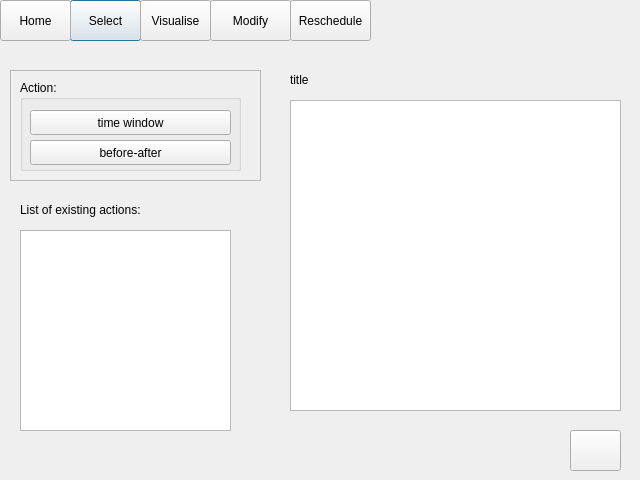
<?xml version="1.0" encoding="UTF-8"?>
<ui version="4.0">
 <class>RescheduleAction</class>
 <widget class="QDialog" name="RescheduleAction">
  <property name="geometry">
   <rect>
    <x>0</x>
    <y>0</y>
    <width>640</width>
    <height>480</height>
   </rect>
  </property>
  <property name="windowTitle">
   <string>Dialog</string>
  </property>
  <widget class="QPushButton" name="selectButton">
   <property name="geometry">
    <rect>
     <x>70</x>
     <y>0</y>
     <width>71</width>
     <height>41</height>
    </rect>
   </property>
   <property name="text">
    <string>Select</string>
   </property>
  </widget>
  <widget class="QPushButton" name="homeButton">
   <property name="geometry">
    <rect>
     <x>0</x>
     <y>0</y>
     <width>71</width>
     <height>41</height>
    </rect>
   </property>
   <property name="text">
    <string>Home</string>
   </property>
  </widget>
  <widget class="QPushButton" name="visualiseButton">
   <property name="geometry">
    <rect>
     <x>140</x>
     <y>0</y>
     <width>71</width>
     <height>41</height>
    </rect>
   </property>
   <property name="text">
    <string>Visualise</string>
   </property>
  </widget>
  <widget class="QLabel" name="title_label">
   <property name="geometry">
    <rect>
     <x>290</x>
     <y>70</y>
     <width>331</width>
     <height>20</height>
    </rect>
   </property>
   <property name="text">
    <string>title</string>
   </property>
  </widget>
  <widget class="QPushButton" name="RescheduleButton">
   <property name="geometry">
    <rect>
     <x>290</x>
     <y>0</y>
     <width>81</width>
     <height>41</height>
    </rect>
   </property>
   <property name="text">
    <string>Reschedule</string>
   </property>
  </widget>
  <widget class="QFrame" name="frame">
   <property name="geometry">
    <rect>
     <x>10</x>
     <y>70</y>
     <width>251</width>
     <height>111</height>
    </rect>
   </property>
   <property name="frameShape">
    <enum>QFrame::StyledPanel</enum>
   </property>
   <property name="frameShadow">
    <enum>QFrame::Raised</enum>
   </property>
   <widget class="QGroupBox" name="groupBox">
    <property name="geometry">
     <rect>
      <x>10</x>
      <y>10</y>
      <width>221</width>
      <height>91</height>
     </rect>
    </property>
    <property name="title">
     <string>Action:</string>
    </property>
    <widget class="QPushButton" name="timeWindow">
     <property name="geometry">
      <rect>
       <x>10</x>
       <y>30</y>
       <width>201</width>
       <height>25</height>
      </rect>
     </property>
     <property name="text">
      <string>time window</string>
     </property>
    </widget>
    <widget class="QPushButton" name="BAButton">
     <property name="geometry">
      <rect>
       <x>10</x>
       <y>60</y>
       <width>201</width>
       <height>25</height>
      </rect>
     </property>
     <property name="text">
      <string>before-after</string>
     </property>
    </widget>
   </widget>
  </widget>
  <widget class="QPushButton" name="modifyButton">
   <property name="geometry">
    <rect>
     <x>210</x>
     <y>0</y>
     <width>81</width>
     <height>41</height>
    </rect>
   </property>
   <property name="text">
    <string>Modify</string>
   </property>
  </widget>
  <widget class="QListWidget" name="list">
   <property name="geometry">
    <rect>
     <x>20</x>
     <y>230</y>
     <width>211</width>
     <height>201</height>
    </rect>
   </property>
  </widget>
  <widget class="QLabel" name="label">
   <property name="geometry">
    <rect>
     <x>20</x>
     <y>200</y>
     <width>161</width>
     <height>20</height>
    </rect>
   </property>
   <property name="text">
    <string>List of existing actions:</string>
   </property>
  </widget>
  <widget class="QTextEdit" name="planArea">
   <property name="geometry">
    <rect>
     <x>290</x>
     <y>100</y>
     <width>331</width>
     <height>311</height>
    </rect>
   </property>
  </widget>
  <widget class="QPushButton" name="reschButton">
   <property name="geometry">
    <rect>
     <x>570</x>
     <y>430</y>
     <width>51</width>
     <height>41</height>
    </rect>
   </property>
   <property name="text">
    <string/>
   </property>
  </widget>
  <zorder>modifyButton</zorder>
  <zorder>selectButton</zorder>
  <zorder>homeButton</zorder>
  <zorder>visualiseButton</zorder>
  <zorder>title_label</zorder>
  <zorder>RescheduleButton</zorder>
  <zorder>frame</zorder>
  <zorder>list</zorder>
  <zorder>label</zorder>
  <zorder>planArea</zorder>
  <zorder>reschButton</zorder>
 </widget>
 <resources/>
 <connections/>
</ui>
